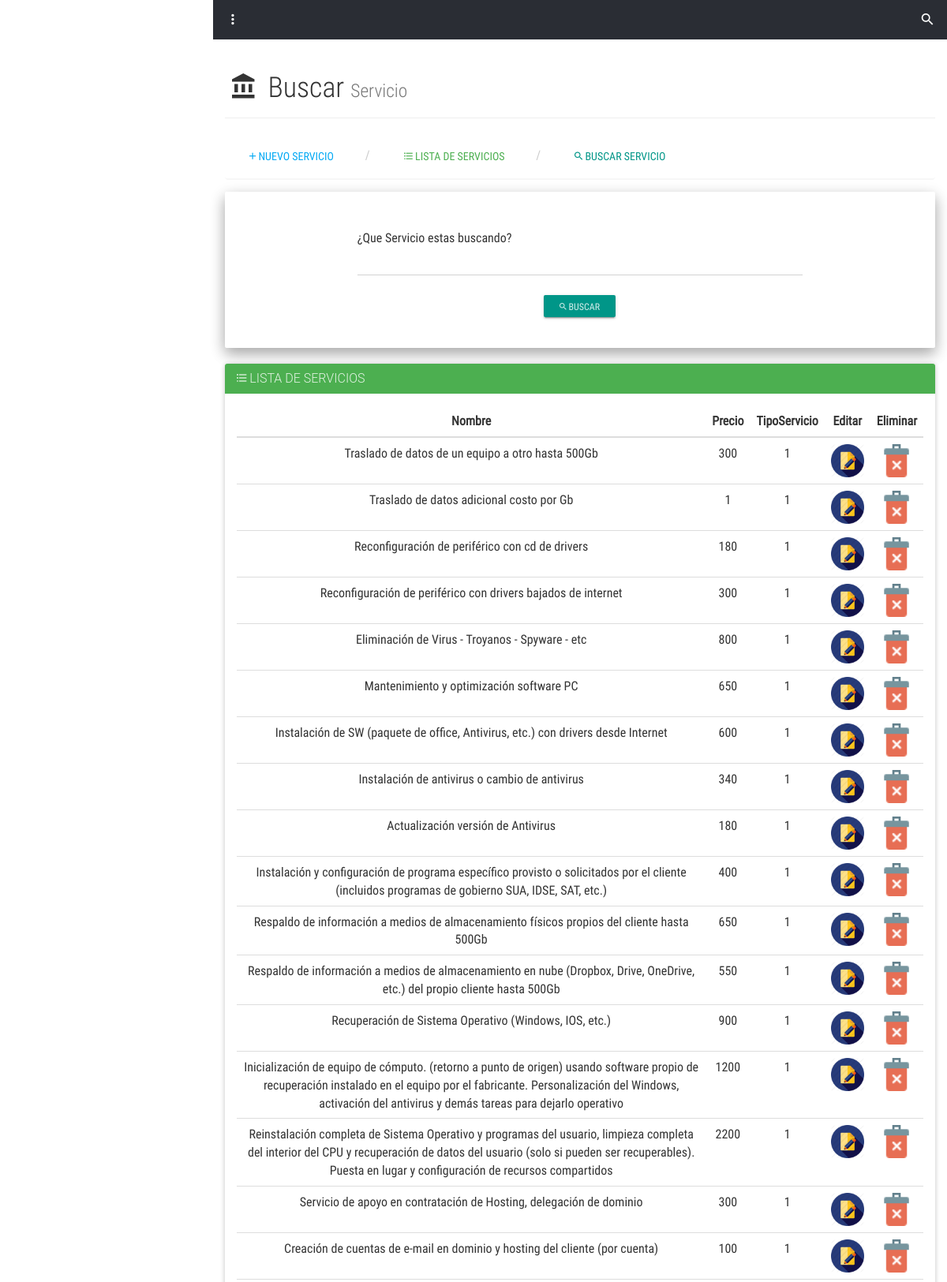
/Vistas/AdministrativaBuscarServicios.php (upper part), run on the app's committed database.
### tables this page shows
CREATE TABLE IF NOT EXISTS `tiposervicio` (
  `idtipo` int(11) NOT NULL,
  `nombre` varchar(255) NOT NULL,
  `precio` float NOT NULL,
  `idservicio` int(11) NOT NULL,
  PRIMARY KEY (`idtipo`),
  KEY `FK_tiposervicio_servicios` (`idservicio`),
  CONSTRAINT `FK_tiposervicio_servicios` FOREIGN KEY (`idservicio`) REFERENCES `categoriaservicio` (`idservicio`)
);

### Modelos/Conexion.php (called while the page is built, shortened)
<?php
class Conexion
{
    private $con;
    public function __construct()
    {
        $this->host = "localhost";
        $this->user = "root";
        $this->pass = "";
        $this->bd   = "samec";
        $this->con = mysqli_connect($this->host, $this->user, $this->pass, $this->bd);
        if ($this->con) {
            mysqli_select_db($this->con, $this->bd);
        }
        $this->con->set_charset("UTF8");
    }
    public function consultaRetorno($sql)
    {
        $consulta = mysqli_query($this->con, $sql);
        return $consulta;
    }
}

### Modelos/Servicios.php (called while the page is built, shortened)
<?php
include_once 'Conexion.php';
class Servicios
{
    private $con;
    public function __construct()
    {
        $this->con = new Conexion();
    }
    public function filtrar($idtipo)
    {
        $sql       = "SELECT * FROM tiposervicio WHERE nombre LIKE '%$idtipo' OR idtipo LIKE '%$idtipo' OR precio LIKE '%$idtipo'";
        $resultado = $this->con->consultaRetorno($sql);
        return $resultado;
    }
}

### Vistas/AdministrativaBuscarServicios.php (the view, shortened to what this page needs)
<?php
$servicios = new Servicios();
if (isset($_POST)) {
    $buscar    = @$_POST['buscar'];
    $resultado = $servicios->
        filtrar($buscar);
} else {
    $resultado = $servicios->listar();
}
?>
<!DOCTYPE html>
<html lang="es">
    <head>
            	<link href="../Estilos/css/main.css" rel="stylesheet">
    </head>
    <body>
        <section class="full-box dashboard-contentPage">
            <nav class="full-box dashboard-Navbar">
                <ul class="full-box list-unstyled text-right">
                    <li class="pull-left">
                        <a class="btn-menu-dashboard" href="#!">
                            <i class="zmdi zmdi-more-vert">
                            </i>
                        </a>
                    </li>
                    <li>
                        <a class="btn-search" href="search.html">
                            <i class="zmdi zmdi-search">
                            </i>
                        </a>
                    </li>
                </ul>
            </nav>
            <div class="container-fluid">
                <div class="page-header">
                    <h1 class="text-titles">
                        <i class="zmdi zmdi-balance zmdi-hc-fw">
                        </i>
                        Buscar
                        <small>
                            Servicio
                        </small>
                    </h1>
                </div>
            </div>
            <div class="container-fluid">
                <ul class="breadcrumb breadcrumb-tabs">
                    <li>
                        <a class="btn btn-info" href="?cargar=AdministrativaRegistrarServicios">
                            <i class="zmdi zmdi-plus">
                            </i>
                            NUEVO SERVICIO
                        </a>
                    </li>
                    <li>
                        <a class="btn btn-success" href="?cargar=AdministrativaListarServicios&idUsuario=<?php echo $_SESSION['id_usuario'] ?>">
                            <i class="zmdi zmdi-format-list-bulleted">
                            </i>
                            LISTA DE SERVICIOS
                        </a>
                    </li>
                    <li>
                        <a class="btn btn-primary" href="?cargar=AdministrativaBuscarServicios">
                            <i class="zmdi zmdi-search">
                            </i>
                            BUSCAR SERVICIO
                        </a>
                    </li>
                </ul>
            </div>
            <div class="container-fluid">
                <form action="" class="well" method="POST">
                    <div class="row">
                        <div class="col-xs-12 col-md-8 col-md-offset-2">
                            <div class="form-group label-floating">
                                <span class="control-label">
                                    ¿Que Servicio estas buscando?
                                </span>
                                <input class="form-control" name="buscar" required="" type="text" value="<?php echo $buscar ?>">
                            </div>
                        </div>
                        <div class="col-xs-12">
                            <p class="text-center">
                                <button class="btn btn-primary btn-raised btn-sm" type="submit">
                                    <i class="zmdi zmdi-search">
                                    </i>
                                    Buscar
                                </button>
                            </p>
                        </div>
                    </div>
                </form>
            </div>
            <div class="container-fluid">
                <div class="panel panel-success">
                    <div class="panel-heading">
                        <h3 class="panel-title">
                            <i class="zmdi zmdi-format-list-bulleted">
                            </i>
                            LISTA DE SERVICIOS
                        </h3>
                    </div>
                    <div class="panel-body">
                        <div class="table-responsive">
                            <table class="table table-hover text-center">
                                <thead>
                                    <tr>
                                        <th class="text-center">
                                            Nombre
                                        </th>
                                        <th class="text-center">
                                            Precio
                                        </th>
                                        <th class="text-center">
                                            TipoServicio
                                        </th>
                                        <th class="text-center">
                                            Editar
                                        </th>
                                        <th class="text-center">
                                            Eliminar
                                        </th>
                                    </tr>
                                </thead>
                                <tbody>
							<?php while ($row = mysqli_fetch_assoc($resultado)): ?>
										<tr>
											<td><?php echo $row['nombre']; ?></td>
											<td><?php echo $row['precio']; ?></td>
											<td><?php echo $row['idservicio']; ?> </td>
											<td><a href=?cargar=AdministrativaEditarServicios&idtipo=<?php echo $row['idtipo']; ?>><img src="../Estilos/Imagenes/iconosRegistros/editar.png" height="42" width="42" ></a></td>
											<td><a style="cursor: pointer;" onclick='confirmar(<?php echo $row['idtipo']; ?>)'><img src="../Estilos/Imagenes/iconosRegistros/eliminar.png" height="42" width="42"></a></td>
										</tr>
									<?php endwhile;?>
							</tbody>
                            </table>
                        </div>
                    </div>
                </div>
            </div>
        </section>
    </body>
</html>

### Estilos/css/main.css (style rules this page uses)
body, html { background-color: #fff; width: 100%; height: 100%; margin: 0; padding: 0; position: relative; font-size: 16px; font-family: 'RobotoCondensed'; overflow: hidden; }
.full-box { margin: 0; padding: 0; width: 100%; box-sizing: border-box; }
.text-titles { font-family: 'RobotoCondensedLight' }
.breadcrumb-tabs { margin-bottom: 15px; background-color: transparent; border-bottom: 2px solid #F7F7F7; padding: 0; }
.dashboard-sideBar, .dashboard-contentPage { position: absolute; top: 0; height: 100%; transition: all .3s ease-in-out; }
.dashboard-contentPage { right: 0; z-index: 1; padding-left: 270px; }
.dashboard-Navbar, .dashboard-Navbar>ul, .dashboard-Navbar>ul>li, .dashboard-Navbar>ul>li>a { height: 50px; line-height: 50px; }
.dashboard-Navbar>ul>li>a { outline: none; }
.dashboard-Navbar { background-color: #2A2D34; overflow: hidden; }
.dashboard-Navbar>ul>li, .dashboard-Navbar>ul>li>a { display: inline-block; width: 50px; text-align: center; color: #fff; margin: 0; padding: 0; font-size: 20px; transition: all .3s ease-in-out; position: relative; }

### data on the page
tiposervicio: nombre "Traslado de datos de un equipo a otro hasta 500Gb", precio "300", idservicio "1"
tiposervicio: nombre "Traslado de datos adicional costo por Gb", precio "1", idservicio "1"
tiposervicio: nombre "Reconfiguración de periférico con cd de drivers", precio "180", idservicio "1"
tiposervicio: nombre "Reconfiguración de periférico con drivers bajados de internet", precio "300", idservicio "1"
tiposervicio: nombre "Eliminación de Virus - Troyanos - Spyware - etc", precio "800", idservicio "1"
tiposervicio: nombre "Mantenimiento y optimización software PC", precio "650", idservicio "1"
tiposervicio: nombre "Instalación de SW (paquete de office, Antivirus, etc.) con drivers desde Internet", precio "600", idservicio "1"
tiposervicio: nombre "Instalación de antivirus o cambio de antivirus", precio "340", idservicio "1"
tiposervicio: nombre "Actualización versión de Antivirus", precio "180", idservicio "1"
tiposervicio: nombre "Instalación y configuración de programa específico provisto o solicitados por el cliente (incluidos programas de gobierno SUA, IDSE, SAT, etc.)", precio "400", idservicio "1"
tiposervicio: nombre "Respaldo de información a medios de almacenamiento físicos propios del cliente hasta 500Gb", precio "650", idservicio "1"
tiposervicio: nombre "Respaldo de información a medios de almacenamiento en nube (Dropbox, Drive, OneDrive, etc.) del propio cliente hasta 500Gb", precio "550", idservicio "1"
tiposervicio: nombre "Recuperación de Sistema Operativo (Windows, IOS, etc.)", precio "900", idservicio "1"
tiposervicio: nombre "Inicialización de equipo de cómputo. (retorno a punto de origen) usando software propio de recuperación instalado en el equipo por el fabricante. Personalización del Windows, activación del antivirus y demás tareas para dejarlo operativo", precio "1200", idservicio "1"
tiposervicio: nombre "Reinstalación completa de Sistema Operativo y programas del usuario, limpieza completa del interior del CPU y recuperación de datos del usuario (solo si pueden ser recuperables). Puesta en lugar y configuración de recursos compartidos", precio "2200", idservicio "1"
tiposervicio: nombre "Servicio de apoyo en contratación de Hosting, delegación de dominio", precio "300", idservicio "1"
tiposervicio: nombre "Creación de cuentas de e-mail en dominio y hosting del cliente (por cuenta)", precio "100", idservicio "1"
